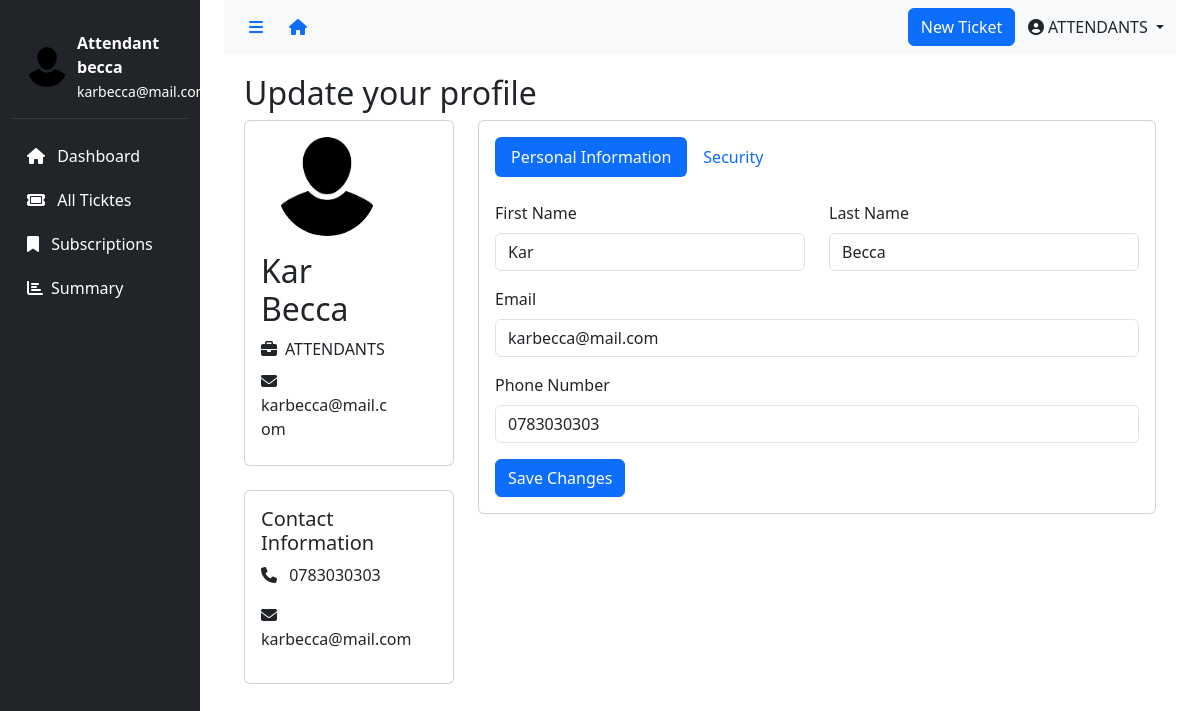
The app's page /dashboard/uaccounts/profile (signed in) with its own data.
### app/models.py (models this page shows, shortened)
class User(AbstractUser):
    class Role(models.TextChoices):
        ATTENDANTS = "ATTENDANTS", "Attendants"
        ADMIN = "ADMIN", "Admin"
        CLIENT = "CLIENT", "Client"
    role = models.CharField(
        max_length=50,
        choices=Role.choices,
        default=Role.CLIENT  # Set default role to CLIENT
    )
    phone_number = models.CharField(
        validators=[phone_regex],
        max_length=10,
        unique=True,
        null=True
    )
    groups = models.ManyToManyField(
        'auth.Group',
        related_name='users',
        blank=True,
        help_text='The groups this user belongs to.'
    )
    user_permissions = models.ManyToManyField(
        'auth.Permission',
        related_name='users',
        blank=True,
        help_text='Specific permissions for this user.'
    )

### app/views.py (the view, shortened to what this page needs)
# urls.py: path('dashboard/uaccounts/profile', views.profile, name="profile"),
@login_required
def profile(request):
    context = {
        'first_name': request.user.first_name,
        'last_name': request.user.last_name,
        'email': request.user.email,
        'phone_number': request.user.phone_number,
        'active_menu': 'uaccounts'
    }
    return render(request, 'dashboard/profile.html', context)

### app/templates/app/dashboard/profile.html (shortened to what this page needs)
{% extends 'dashboard/base.html' %}
{% load static %}
{% block content %}
<div class="content">
    <div class="row">
        <h2>Update your profile</h2>
        <div class="col-md-3">
            <div class="card profile-card mb-4">
                <div class="card-body">
                    <div class="col-md-9">
                        <center>
                            <img src="{% static 'img/pngwing.com.png' %}" alt="Profile"
                                class="rounded-circle profile-image mb-3" width="100">
                        </center>
                        <h2>{{ user.get_full_name }}</h2>
                        <p class="mb-2"><i class="fas fa-briefcase me-2"></i>{{ user.role|default:"N/A" }}</p>
                        <p class="mb-2"><i class="fas fa-envelope me-2"></i>{{ user.email }}</p>
                    </div>
                </div>
            </div>
            <div class="card profile-card">
                <div class="card-body">
                    <h5 class="card-title">Contact Information</h5>
                    <div class="mb-3">
                        <i class="fas fa-phone me-2"></i> {{ user.phone_number|default:"Not specified" }}
                    </div>
                    <div class="mb-3">
                        <i class="fas fa-envelope me-2"></i> {{ user.email }}
                    </div>
                </div>
            </div>
        </div>
        <div class="col-md-9">
            <div class="card">
                <div class="card-body">
                    <ul class="nav nav-pills mb-4" id="profileTabs" role="tablist">
                        <li class="nav-item" role="presentation">
                            <button class="nav-link active" data-bs-toggle="pill" data-bs-target="#personalInfo">
                                Personal Information
                            </button>
                        </li>
                        <li class="nav-item" role="presentation">
                            <button class="nav-link" data-bs-toggle="pill" data-bs-target="#security">
                                Security
                            </button>
                        </li>
                    </ul>
                    <div class="tab-content">
                        <div class="tab-pane fade show active" id="personalInfo">
                            <form method="POST" id="profileForm">
                                <div class="row mb-3">
                                    <div class="col-md-6">
                                        <label class="form-label">First Name</label>
                                        <input type="text" name="first_name" class="form-control"
                                            value="{{ first_name }}">
                                    </div>
                                    <div class="col-md-6">
                                        <label class="form-label">Last Name</label>
                                        <input type="text" name="last_name" class="form-control"
                                            value="{{ last_name }}">
                                    </div>
                                </div>
                                <div class="mb-3">
                                    <label class="form-label">Email</label>
                                    <input type="email" name="email" class="form-control" value="{{ email }}">
                                </div>
                                <div class="mb-3">
                                    <label class="form-label">Phone Number</label>
                                    <input type="tel" name="phone_number" class="form-control"
                                        value="{{ phone_number|default:"" }}">
                                </div>
                                <button type="submit" class="btn btn-primary" name="profile_form">Save Changes</button>
                            </form>
                        </div>
                    </div>
                </div>
            </div>
        </div>
    </div>
</div>
{% endblock %}

### app/templates/app/dashboard/includes/attendant-sidebar.html (shortened to what this page needs)
{% load static %}
<div class="col-md-3 col-lg-2 d-md-block sidebar" id="sidebar">
  <div class="position-sticky pt-3">
    <div class="user-info d-flex align-items-center">
      <img src="{% static 'img/pngwing.com.png' %}" alt="User" class="rounded-circle" />
      <div>
        <div class="fw-bold">Attendant</div>
        <div class="fw-bold">{{ user.username }}</div>
        <small>{{ user.email }}</small>
      </div>
    </div>
    <ul class="nav flex-column">
      <li class="nav-item">
        <a class="sidebar-link {% if active_menu == 'dashboard' %}active{% endif %}"href="{% url 'dashboard' %}" data-page="dashboard">
          <i class="fas fa-home me-2"></i> Dashboard
        </a>
      </li>
      <li class="nav-item">
        <a class="sidebar-link {% if active_menu == 'tickets' %}active{% endif %}" href="{% url 'att_tickets' %}" data-page="settings">
          <i class="fas fa-ticket me-2"></i> All Ticktes
        </a>
      </li>
      <li class="nav-item">
        <a class="sidebar-link {% if active_menu == 'subscription' %}active{% endif %}" href="{% url 'subscribed_parking_spaces' %}" data-page="settings">
          <i class="fas fa-bookmark me-2"></i> Subscriptions
        </a>
      </li>
      <li class="nav-item">
        <a class="sidebar-link {% if active_menu == 'summary' %}active{% endif %}" href="{% url 'att_summary' %}" data-page="settings">
          <i class="fas fa-chart-bar me-2"></i>Summary
        </a>
      </li>
    </ul>
  </div>
</div>

### app/templates/app/dashboard/includes/nav.html (shortened to what this page needs)
<nav class="navbar navbar-expand-lg navbar-light bg-light">
  <div class="container-fluid d-flex align-items-center">
    <div class="d-flex align-items-center">
      <button class="btn btn-link" id="sidebarToggle">
        <i class="fas fa-bars"></i>
      </button>
      <a href="/" class="btn btn-link">
        <i class="fas fa-house"></i>
      </a>
    </div>
    <div class="ms-auto d-flex align-items-center">
      {% if request.user.role == "ATTENDANTS" %}
        <button class="btn btn-primary" data-bs-toggle="modal" data-bs-target="#newTicketModal">New Ticket</button>&nbsp;&nbsp;&nbsp;
      {% elif request.user.role == "CLIENT" %}
        <button class="btn btn-primary" data-bs-toggle="modal" data-bs-target="#subscriptionModal">My Subscription</button>&nbsp;&nbsp;&nbsp;
      {% endif %}
      <div class="dropdown">
        <a class="nav-link dropdown-toggle" href="#" role="button" data-bs-toggle="dropdown">
          <i class="fas fa-user-circle"></i> {{ user.role }}
        </a>
      </div>
    </div>
  </div>
</nav>

### app/templates/app/dashboard/base.html (style rules this page uses)
.sidebar { min-height: 100vh; background: #212529; transition: all 0.3s; }
.sidebar-link { color: #fff; text-decoration: none; padding: 10px 15px; display: block; transition: all 0.3s; }
.content { padding: 20px; }
#sidebarToggle { cursor: pointer; }
.user-info { color: white; padding: 15px; border-bottom: 1px solid #343a40; margin-bottom: 15px; }
.user-info img { width: 40px; height: 40px; margin-right: 10px; }

### records on screen
User: username "becca", email "karbecca@mail.com", role "ATTENDANTS", get_full_name "Kar Becca", phone_number "0783030303", first_name "Kar", last_name "Becca"
